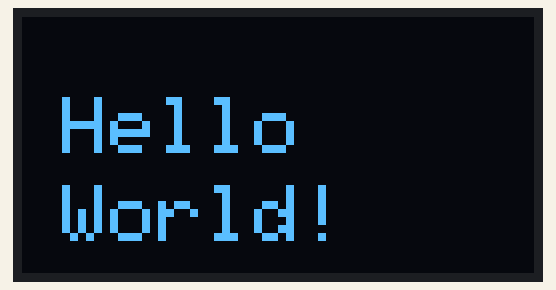
Bench run of a sketch on a simulated ESP8266 (NodeMCU). Parts: 128×64 one-colour display.

Above: at 0.1 s.

The sketch:

v1_Displaying_HelloWorld_On_OLED.ino
```cpp
#include <Wire.h>
#include <Adafruit_GFX.h>
#include <Adafruit_SSD1306.h>

#define SCREEN_WIDTH 128
#define SCREEN_HEIGHT 64
#define OLED_RESET -1

Adafruit_SSD1306 display(SCREEN_WIDTH, SCREEN_HEIGHT, &Wire, OLED_RESET);


void setup() {
  Serial.begin(115200);

  // Initialize I2C
  Wire.begin(D2, D1);   // SDA, SCL

  // Initialize OLED
  if (!display.begin(SSD1306_SWITCHCAPVCC, 0x3C)) {
    Serial.println("OLED not found!");
    while (true);
  }

  display.clearDisplay();

  display.setTextSize(2);
  display.setTextColor(SSD1306_WHITE);

  display.setCursor(10, 20);
  display.println("Hello");

  display.setCursor(10, 42);
  display.println("World!");

  display.display();
}

void loop() {

}
```
